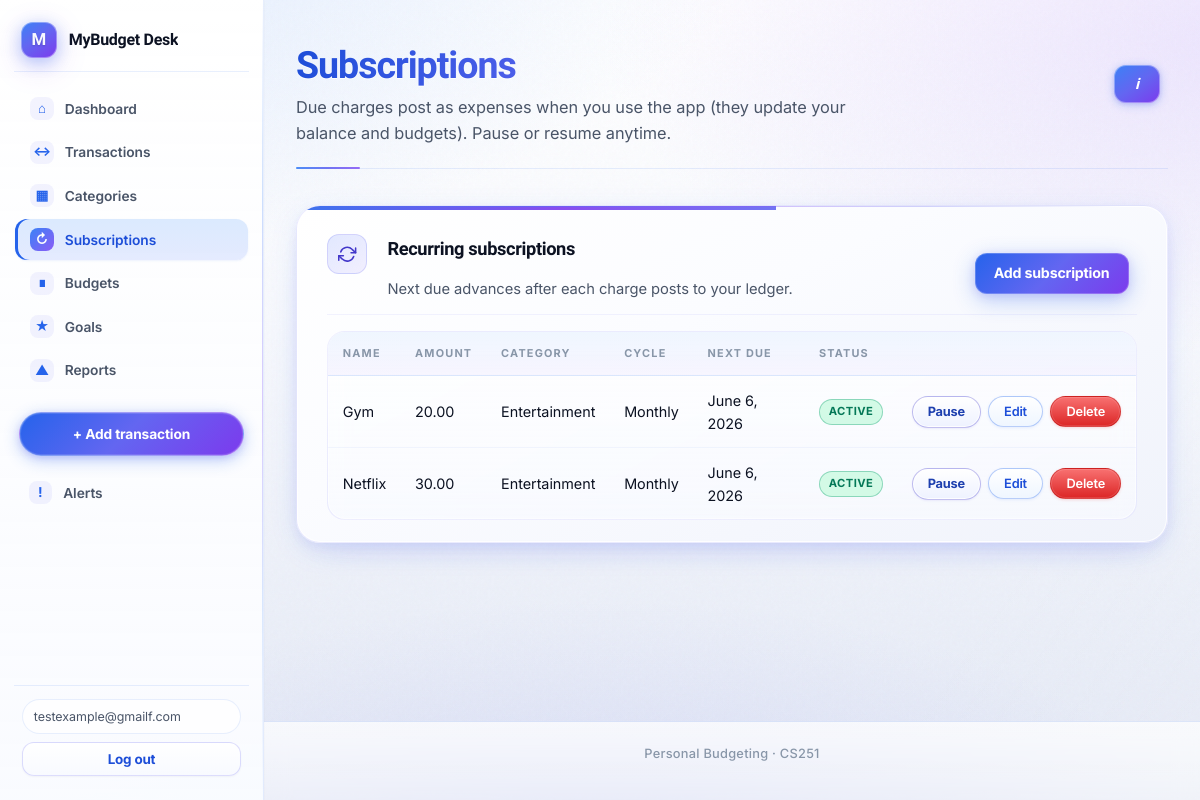
The app's page /subscriptions/ (signed in) with its own data.
### budgeting/models.py (models this page shows, shortened)
class Subscription(models.Model):
    CYCLE_WEEKLY = "weekly"
    CYCLE_MONTHLY = "monthly"
    CYCLE_YEARLY = "yearly"
    CYCLE_CHOICES = [
        (CYCLE_WEEKLY, "Weekly"),
        (CYCLE_MONTHLY, "Monthly"),
        (CYCLE_YEARLY, "Yearly"),
    ]
    user = models.ForeignKey(
        settings.AUTH_USER_MODEL,
        on_delete=models.CASCADE,
        related_name="subscriptions",
    )
    name = models.CharField(max_length=200)
    amount = models.DecimalField(max_digits=12, decimal_places=2)
    category = models.ForeignKey(
        Category,
        on_delete=models.PROTECT,
        related_name="subscriptions",
    )
    cycle = models.CharField(max_length=10, choices=CYCLE_CHOICES, default=CYCLE_MONTHLY)
    next_due = models.DateField(help_text="Next charge date; advances after posting")
    is_active = models.BooleanField(default=True)
    created_at = models.DateTimeField(auto_now_add=True)
    class Meta:
        ordering = ["next_due", "name"]
    objects = SubscriptionManager()

class Category(models.Model):
    name = models.CharField(max_length=100)
    user = models.ForeignKey(
        settings.AUTH_USER_MODEL,
        on_delete=models.CASCADE,
        null=True,
        blank=True,
        related_name="categories",
        help_text="Null = available to all users",
    )
    class Meta:
        verbose_name_plural = "categories"
        ordering = ["name"]
        constraints = [
            models.UniqueConstraint(
                fields=["name", "user"],
                name="uniq_category_name_per_user",
            ),
        ]

### budgeting/views.py (the view)
# urls.py: path("subscriptions/", views.subscription_list, name="subscription_list"),
@login_required
def subscription_list(request):
    items = Subscription.objects.filter(user=request.user).select_related("category")
    return render(request, "budgeting/subscription_list.html", {"subscriptions": items})

### budgeting/context_processors.py (called while the page is built)
def unread_notifications(request):
    nav = ""
    rm = getattr(request, "resolver_match", None)
    if rm is not None and rm.url_name:
        nav = rm.url_name
    if request.user.is_authenticated:
        count = Notification.objects.filter(user=request.user, is_read=False).count()
        return {
            "unread_notification_count": count,
            "nav_url_name": nav,
        }
    return {"unread_notification_count": 0, "nav_url_name": nav}

### budgeting/models.py (called while the page is built, shortened)
    def process_due_for(self, user, max_iter_per_subscription=72):
        today = timezone.now().date()
        posted = []
        with transaction.atomic():
            qs = (
                self.filter(user=user, is_active=True, next_due__lte=today)
                .select_related("category")
                .select_for_update()
            )
        return posted

### budgeting/templates/budgeting/subscription_list.html (shortened to what this page needs)
{% extends "budgeting/base.html" %}
{% block page_hero %}
<div class="page-hero">
  <h1>Subscriptions</h1>
  <p class="lead">Due charges post as expenses when you use the app (they update your balance and budgets). Pause or resume anytime.</p>
</div>
{% endblock %}
{% block content %}
<div class="card subscriptions-card surface-premium">
  <div class="subscriptions-card__head">
    <div class="subscriptions-card__glyph" aria-hidden="true">
      <svg viewBox="0 0 24 24" fill="none" stroke="currentColor" stroke-width="2" stroke-linecap="round" stroke-linejoin="round"><path d="M23 4v6h-6"/><path d="M1 20v-6h6"/><path d="M3.51 9a9 9 0 0 1 14.85-3.36L23 10M1 14l4.64 4.36A9 9 0 0 0 20.49 15"/></svg>
    </div>
    <div class="subscriptions-card__head-text">
      <h2 class="subscriptions-card__title">Recurring subscriptions</h2>
      <p class="muted subscriptions-card__lede">Next due advances after each charge posts to your ledger.</p>
    </div>
    <a href="{% url 'subscription_add' %}" class="btn btn--toolbar subscriptions-card__cta">Add subscription</a>
  </div>
  {% if subscriptions %}
  <div class="table-wrap table-wrap--premium table-wrap--subscriptions">
    <table class="table-actions">
      <thead>
        <tr>
          <th>Name</th><th>Amount</th><th>Category</th><th>Cycle</th><th>Next due</th><th>Status</th><th class="row-actions__cell" aria-label="Actions"></th>
        </tr>
      </thead>
      <tbody>
        {% for s in subscriptions %}
        <tr>
          <td>{{ s.name }}</td>
          <td>{{ s.amount }}</td>
          <td>{{ s.category.name }}</td>
          <td>{{ s.get_cycle_display }}</td>
          <td>{{ s.next_due }}</td>
          <td>
            {% if s.is_active %}<span class="tag-pill tag-pill--success">Active</span>
            {% else %}<span class="tag-pill tag-pill--muted">Paused</span>{% endif %}
          </td>
          <td class="row-actions__cell">
            <div class="row-actions row-actions--subscription">
              <form method="post" action="{% url 'subscription_toggle' s.pk %}" class="row-actions__form">
                <button type="submit" class="secondary row-action-mini">{% if s.is_active %}Pause{% else %}Resume{% endif %}</button>
              </form>
              <a href="{% url 'subscription_edit' s.pk %}" class="row-action row-action--edit">Edit</a>
              <a href="{% url 'subscription_delete' s.pk %}" class="row-action row-action--delete">Delete</a>
            </div>
          </td>
        </tr>
        {% endfor %}
      </tbody>
    </table>
  </div>
  {% else %}
  <p class="muted">No subscriptions yet.</p>
  {% endif %}
</div>
{% endblock %}

### budgeting/templates/budgeting/master.html (shortened to what this page needs)
{% load static %}
<!DOCTYPE html>
<html lang="en">
<head>
  <link rel="stylesheet" href="{% static 'budgeting/css/master.css' %}">
</head>
<body class="{% block body_class %}{% endblock %}">
  {% with n=nav_url_name|default:"" %}
  <div class="app-shell{% if user.is_authenticated %} app-shell--auth{% endif %}">
    {% if user.is_authenticated %}
      <aside class="app-sidebar" id="app-sidebar" aria-label="Primary">
        <div class="sidebar-top">
          <a href="{% url 'dashboard' %}" class="brand">
            <span class="brand-mark" aria-hidden="true"></span>
            <span class="brand-text">{% block brand_text %}MyBudget Desk{% endblock %}</span>
          </a>
        </div>
        <nav class="sidebar-nav" aria-label="Main">
          <a href="{% url 'dashboard' %}" class="sidebar-link{% if n == 'dashboard' %} is-active{% endif %}"{% if n == 'dashboard' %} aria-current="page"{% endif %}>
            <span class="sidebar-link__icon" aria-hidden="true">⌂</span>
            <span class="sidebar-link__label">Dashboard</span>
          </a>
          <a href="{% url 'transaction_list' %}" class="sidebar-link">
            <span class="sidebar-link__icon" aria-hidden="true">↔</span>
            <span class="sidebar-link__label">Transactions</span>
          </a>
          <a href="{% url 'category_list' %}" class="sidebar-link{% if n == 'category_list' %} is-active{% endif %}"{% if n == 'category_list' %} aria-current="page"{% endif %}>
            <span class="sidebar-link__icon" aria-hidden="true">▦</span>
            <span class="sidebar-link__label">Categories</span>
          </a>
          <a href="{% url 'subscription_list' %}" class="sidebar-link{% if n == 'subscription_list' or n == 'subscription_add' or n == 'subscription_edit' or n == 'subscription_delete' or n == 'subscription_toggle' %} is-active{% endif %}"{% if n == 'subscription_list' or n == 'subscription_add' %} aria-current="page"{% endif %}>
            <span class="sidebar-link__icon" aria-hidden="true">↻</span>
            <span class="sidebar-link__label">Subscriptions</span>
          </a>
          <a href="{% url 'budget_list' %}" class="sidebar-link">
            <span class="sidebar-link__icon" aria-hidden="true">∎</span>
            <span class="sidebar-link__label">Budgets</span>
          </a>
          <a href="{% url 'goals_list' %}" class="sidebar-link">
            <span class="sidebar-link__icon" aria-hidden="true">★</span>
            <span class="sidebar-link__label">Goals</span>
          </a>
          <a href="{% url 'reports' %}" class="sidebar-link{% if n == 'reports' %} is-active{% endif %}"{% if n == 'reports' %} aria-current="page"{% endif %}>
            <span class="sidebar-link__icon" aria-hidden="true">▲</span>
            <span class="sidebar-link__label">Reports</span>
          </a>
        </nav>
        <a href="{% url 'transaction_add' %}" class="sidebar-cta{% if n == 'transaction_add' %} is-active{% endif %}"{% if n == 'transaction_add' %} aria-current="page"{% endif %}>+ Add transaction</a>
        <a href="{% url 'notifications' %}" class="sidebar-link sidebar-link--alerts{% if n == 'notifications' %} is-active{% endif %}"{% if n == 'notifications' %} aria-current="page"{% endif %}>
          <span class="sidebar-link__icon" aria-hidden="true">!</span>
          <span class="sidebar-link__label">Alerts</span>
        </a>
        <div class="sidebar-user">
          <span class="sidebar-user__email" title="{{ user.email }}">{{ user.email }}</span>
          <form class="inline-logout" method="post" action="{% url 'logout' %}">
            <button type="submit" class="secondary sidebar-user__logout">Log out</button>
          </form>
        </div>
      </aside>
    {% endif %}
    <div class="app-body">
      <main class="app-main {% block main_class %}{% endblock %}">
        <div class="page-hero-sds-wrap">
          {% block page_hero %}{% endblock %}
          {% block sds_help_open_button %}
          <button type="button" class="sds-help-trigger sds-help-trigger--in-hero" id="sds-help-open" aria-haspopup="dialog" aria-controls="sds-help-dialog" title="SDS: user stories for this page">
            <span class="sds-help-trigger__icon" aria-hidden="true">i</span>
          </button>
          {% endblock %}
        </div>
        {% block content %}{% endblock %}
      </main>
      <footer class="app-footer">
        {% block footer %}
          <span>Personal Budgeting · CS251</span>
        {% endblock %}
      </footer>
    </div>
  </div>
  {% endwith %}
</body>
</html>

### records on screen
Subscription: name "Gym", amount "20.00", category.name "Entertainment", cycle "Monthly", next_due "June 6, 2026", is_active "ACTIVE"
Subscription: name "Netflix", amount "30.00", category.name "Entertainment", cycle "Monthly", next_due "June 6, 2026", is_active "ACTIVE"

### other values on screen
{{ user.email }} "testexample@gmailf.com"
